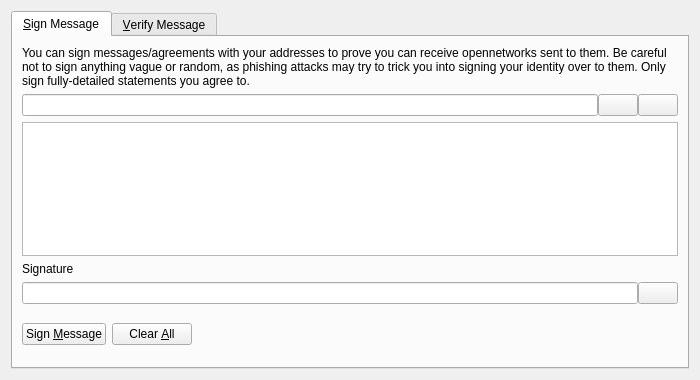
<?xml version="1.0" encoding="UTF-8"?>
<ui version="4.0">
 <class>SignVerifyMessageDialog</class>
 <widget class="QDialog" name="SignVerifyMessageDialog">
  <property name="geometry">
   <rect>
    <x>0</x>
    <y>0</y>
    <width>700</width>
    <height>380</height>
   </rect>
  </property>
  <property name="windowTitle">
   <string>Signatures - Sign / Verify a Message</string>
  </property>
  <property name="modal">
   <bool>true</bool>
  </property>
  <layout class="QVBoxLayout" name="verticalLayout">
   <item>
    <widget class="QTabWidget" name="tabWidget">
     <property name="currentIndex">
      <number>0</number>
     </property>
     <widget class="QWidget" name="tabSignMessage">
      <attribute name="title">
       <string>&amp;Sign Message</string>
      </attribute>
      <layout class="QVBoxLayout" name="verticalLayout_SM">
       <item>
        <widget class="QLabel" name="infoLabel_SM">
         <property name="text">
          <string>You can sign messages/agreements with your addresses to prove you can receive opennetworks sent to them. Be careful not to sign anything vague or random, as phishing attacks may try to trick you into signing your identity over to them. Only sign fully-detailed statements you agree to.</string>
         </property>
         <property name="textFormat">
          <enum>Qt::PlainText</enum>
         </property>
         <property name="wordWrap">
          <bool>true</bool>
         </property>
        </widget>
       </item>
       <item>
        <layout class="QHBoxLayout" name="horizontalLayout_1_SM">
         <property name="spacing">
          <number>0</number>
         </property>
         <item>
          <widget class="QValidatedLineEdit" name="addressIn_SM">
           <property name="toolTip">
            <string>The Opennetwork address to sign the message with</string>
           </property>
          </widget>
         </item>
         <item>
          <widget class="QPushButton" name="addressBookButton_SM">
           <property name="toolTip">
            <string>Choose previously used address</string>
           </property>
           <property name="text">
            <string/>
           </property>
           <property name="icon">
            <iconset resource="../bitcoin.qrc">
             <normaloff>:/icons/address-book</normaloff>:/icons/address-book</iconset>
           </property>
           <property name="shortcut">
            <string>Alt+A</string>
           </property>
           <property name="autoDefault">
            <bool>false</bool>
           </property>
          </widget>
         </item>
         <item>
          <widget class="QPushButton" name="pasteButton_SM">
           <property name="toolTip">
            <string>Paste address from clipboard</string>
           </property>
           <property name="text">
            <string/>
           </property>
           <property name="icon">
            <iconset resource="../bitcoin.qrc">
             <normaloff>:/icons/editpaste</normaloff>:/icons/editpaste</iconset>
           </property>
           <property name="shortcut">
            <string>Alt+P</string>
           </property>
           <property name="autoDefault">
            <bool>false</bool>
           </property>
          </widget>
         </item>
        </layout>
       </item>
       <item>
        <widget class="QPlainTextEdit" name="messageIn_SM">
         <property name="toolTip">
          <string>Enter the message you want to sign here</string>
         </property>
        </widget>
       </item>
       <item>
        <widget class="QLabel" name="signatureLabel_SM">
         <property name="text">
          <string>Signature</string>
         </property>
         <property name="textFormat">
          <enum>Qt::PlainText</enum>
         </property>
        </widget>
       </item>
       <item>
        <layout class="QHBoxLayout" name="horizontalLayout_2_SM">
         <property name="spacing">
          <number>0</number>
         </property>
         <item>
          <widget class="QLineEdit" name="signatureOut_SM">
           <property name="font">
            <font>
             <italic>true</italic>
            </font>
           </property>
           <property name="readOnly">
            <bool>true</bool>
           </property>
          </widget>
         </item>
         <item>
          <widget class="QPushButton" name="copySignatureButton_SM">
           <property name="toolTip">
            <string>Copy the current signature to the system clipboard</string>
           </property>
           <property name="text">
            <string/>
           </property>
           <property name="icon">
            <iconset resource="../bitcoin.qrc">
             <normaloff>:/icons/editcopy</normaloff>:/icons/editcopy</iconset>
           </property>
           <property name="autoDefault">
            <bool>false</bool>
           </property>
          </widget>
         </item>
        </layout>
       </item>
       <item>
        <layout class="QHBoxLayout" name="horizontalLayout_3_SM">
         <item>
          <widget class="QPushButton" name="signMessageButton_SM">
           <property name="toolTip">
            <string>Sign the message to prove you own this Opennetwork address</string>
           </property>
           <property name="text">
            <string>Sign &amp;Message</string>
           </property>
           <property name="icon">
            <iconset resource="../bitcoin.qrc">
             <normaloff>:/icons/edit</normaloff>:/icons/edit</iconset>
           </property>
           <property name="autoDefault">
            <bool>false</bool>
           </property>
          </widget>
         </item>
         <item>
          <widget class="QPushButton" name="clearButton_SM">
           <property name="toolTip">
            <string>Reset all sign message fields</string>
           </property>
           <property name="text">
            <string>Clear &amp;All</string>
           </property>
           <property name="icon">
            <iconset resource="../bitcoin.qrc">
             <normaloff>:/icons/remove</normaloff>:/icons/remove</iconset>
           </property>
           <property name="autoDefault">
            <bool>false</bool>
           </property>
          </widget>
         </item>
         <item>
          <spacer name="horizontalSpacer_1_SM">
           <property name="orientation">
            <enum>Qt::Horizontal</enum>
           </property>
           <property name="sizeHint" stdset="0">
            <size>
             <width>40</width>
             <height>48</height>
            </size>
           </property>
          </spacer>
         </item>
         <item>
          <widget class="QLabel" name="statusLabel_SM">
           <property name="font">
            <font>
             <weight>75</weight>
             <bold>true</bold>
            </font>
           </property>
           <property name="text">
            <string/>
           </property>
           <property name="wordWrap">
            <bool>true</bool>
           </property>
          </widget>
         </item>
         <item>
          <spacer name="horizontalSpacer_2_SM">
           <property name="orientation">
            <enum>Qt::Horizontal</enum>
           </property>
           <property name="sizeHint" stdset="0">
            <size>
             <width>40</width>
             <height>48</height>
            </size>
           </property>
          </spacer>
         </item>
        </layout>
       </item>
      </layout>
     </widget>
     <widget class="QWidget" name="tabVerifyMessage">
      <attribute name="title">
       <string>&amp;Verify Message</string>
      </attribute>
      <layout class="QVBoxLayout" name="verticalLayout_VM">
       <item>
        <widget class="QLabel" name="infoLabel_VM">
         <property name="text">
          <string>Enter the receiver's address, message (ensure you copy line breaks, spaces, tabs, etc. exactly) and signature below to verify the message. Be careful not to read more into the signature than what is in the signed message itself, to avoid being tricked by a man-in-the-middle attack. Note that this only proves the signing party receives with the address, it cannot prove sendership of any transaction!</string>
         </property>
         <property name="textFormat">
          <enum>Qt::PlainText</enum>
         </property>
         <property name="alignment">
          <set>Qt::AlignLeading|Qt::AlignLeft|Qt::AlignTop</set>
         </property>
         <property name="wordWrap">
          <bool>true</bool>
         </property>
        </widget>
       </item>
       <item>
        <layout class="QHBoxLayout" name="horizontalLayout_1_VM">
         <property name="spacing">
          <number>0</number>
         </property>
         <item>
          <widget class="QValidatedLineEdit" name="addressIn_VM">
           <property name="toolTip">
            <string>The Opennetwork address the message was signed with</string>
           </property>
          </widget>
         </item>
         <item>
          <widget class="QPushButton" name="addressBookButton_VM">
           <property name="toolTip">
            <string>Choose previously used address</string>
           </property>
           <property name="text">
            <string/>
           </property>
           <property name="icon">
            <iconset resource="../bitcoin.qrc">
             <normaloff>:/icons/address-book</normaloff>:/icons/address-book</iconset>
           </property>
           <property name="shortcut">
            <string>Alt+A</string>
           </property>
           <property name="autoDefault">
            <bool>false</bool>
           </property>
          </widget>
         </item>
        </layout>
       </item>
       <item>
        <widget class="QPlainTextEdit" name="messageIn_VM"/>
       </item>
       <item>
        <widget class="QValidatedLineEdit" name="signatureIn_VM"/>
       </item>
       <item>
        <layout class="QHBoxLayout" name="horizontalLayout_2_VM">
         <item>
          <widget class="QPushButton" name="verifyMessageButton_VM">
           <property name="toolTip">
            <string>Verify the message to ensure it was signed with the specified Opennetwork address</string>
           </property>
           <property name="text">
            <string>Verify &amp;Message</string>
           </property>
           <property name="icon">
            <iconset resource="../bitcoin.qrc">
             <normaloff>:/icons/transaction_0</normaloff>:/icons/transaction_0</iconset>
           </property>
           <property name="autoDefault">
            <bool>false</bool>
           </property>
          </widget>
         </item>
         <item>
          <widget class="QPushButton" name="clearButton_VM">
           <property name="toolTip">
            <string>Reset all verify message fields</string>
           </property>
           <property name="text">
            <string>Clear &amp;All</string>
           </property>
           <property name="icon">
            <iconset resource="../bitcoin.qrc">
             <normaloff>:/icons/remove</normaloff>:/icons/remove</iconset>
           </property>
           <property name="autoDefault">
            <bool>false</bool>
           </property>
          </widget>
         </item>
         <item>
          <spacer name="horizontalSpacer_1_VM">
           <property name="orientation">
            <enum>Qt::Horizontal</enum>
           </property>
           <property name="sizeHint" stdset="0">
            <size>
             <width>40</width>
             <height>48</height>
            </size>
           </property>
          </spacer>
         </item>
         <item>
          <widget class="QLabel" name="statusLabel_VM">
           <property name="font">
            <font>
             <weight>75</weight>
             <bold>true</bold>
            </font>
           </property>
           <property name="text">
            <string/>
           </property>
           <property name="wordWrap">
            <bool>true</bool>
           </property>
          </widget>
         </item>
         <item>
          <spacer name="horizontalSpacer_2_VM">
           <property name="orientation">
            <enum>Qt::Horizontal</enum>
           </property>
           <property name="sizeHint" stdset="0">
            <size>
             <width>40</width>
             <height>48</height>
            </size>
           </property>
          </spacer>
         </item>
        </layout>
       </item>
      </layout>
     </widget>
    </widget>
   </item>
  </layout>
 </widget>
 <customwidgets>
  <customwidget>
   <class>QValidatedLineEdit</class>
   <extends>QLineEdit</extends>
   <header>qvalidatedlineedit.h</header>
  </customwidget>
 </customwidgets>
 <resources>
  <include location="../bitcoin.qrc"/>
 </resources>
 <connections/>
</ui>
